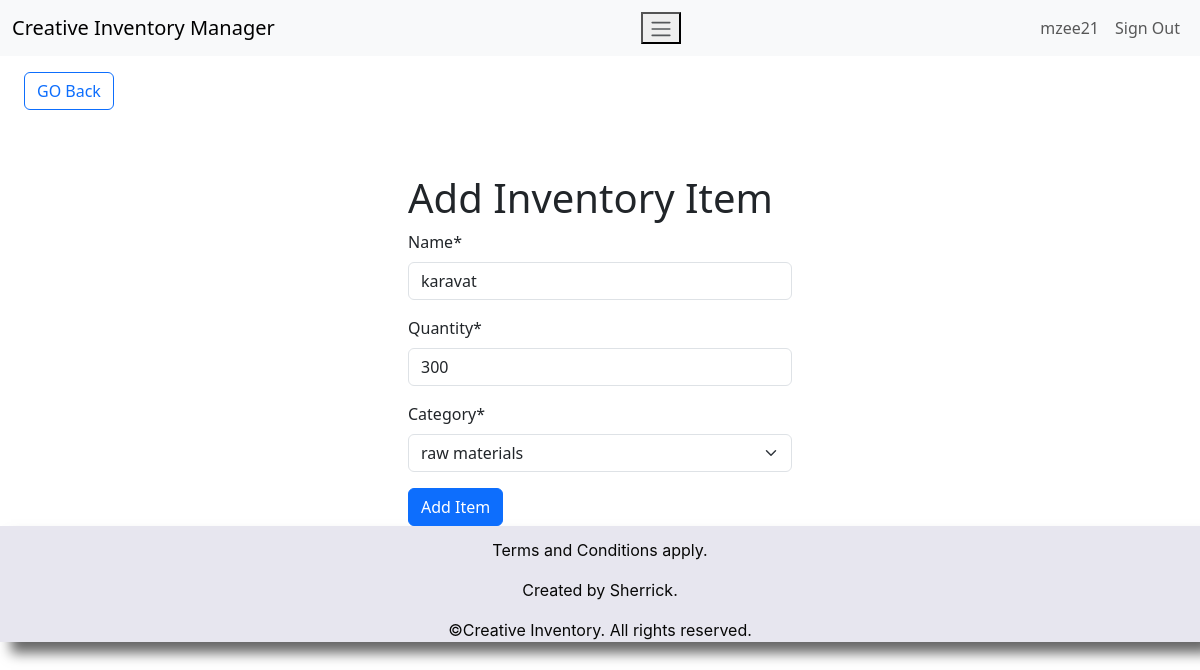
The page /edit-item/4 (signed in) on the database its author committed.
### inventory/models.py (models this page shows, shortened)
class InventoryItem(models.Model):
    name = models.CharField(max_length=200)
    quantity = models.IntegerField()
    category = models.ForeignKey('Category', on_delete=models.SET_NULL, blank=True, null=True)
    date_created = models.DateTimeField(auto_now_add=True)
    user = models.ForeignKey(User, on_delete=models.CASCADE)

class Category(models.Model):
    name = models.CharField(max_length=200)
    class Meta:
        verbose_name_plural = 'categories'
    def __str__(self):
        return self.name

### inventory/views.py (the view)
# urls.py: path('edit-item/<int:pk>', EditItem.as_view(), name='edit-item'),
class EditItem(LoginRequiredMixin, UpdateView):
     model = InventoryItem
     form_class = InventoryItemForm
     template_name = 'inventory/item_form.html'
     success_url = reverse_lazy('dashboard')

### inventory/forms.py
class InventoryItemForm(forms.ModelForm):
    category = forms.ModelChoiceField(queryset=Category.objects.all(), initial= 0)
    class Meta:
        model = InventoryItem
        fields= 'name','quantity','category'

### inventory/templates/inventory/item_form.html (shortened to what this page needs)
{% extends 'inventory/base.html' %}
{% load crispy_forms_tags %}
{% block content %}
    <a href="{% url 'dashboard' %}" class="btn btn-outline-primary my-3 mx-4">GO Back</a>
    <div class="row">
        <div class="col-11 col-md-4 mx-auto mt-5">
            <h1>Add Inventory Item</h1>
            <form method="POST">
                {{ form|crispy }}
                <div class="mt-3">
                    <button type="submit" class="btn btn-primary">Add Item</button>
                </div>
            </form>
        </div>
    </div>
{% endblock content %}

### inventory/templates/inventory/navigation.html
<nav class="navbar navbar-expand-lg bg-light">
    <div class="container-fluid">
        <a class="navbar-brand" href="{% url 'index' %}">Creative Inventory Manager</a>
        <button class="navbar-toggle" type="button"data-bs-toggle="collapse"data-bs-target="#navbarNav"aria-controls="#navbarNav"aria-expanded="false"aria-label="Toggle navigation">
            <span class="navbar-toggler-icon"></span>
        </button>
        <div class="collapsenavbar-collapse justify-content-end" id="navbarNav">
            <ul class="navbar-nav">
                {% if user.is_authenticated %}
                <li class="nav-item">
                    <a class="nav-link" href="#">{{ user.username }}</a>
                <li class="nav-item">
                    <a class="nav-link" href="{% url 'logout' %}">Sign Out</a>
                </li>
                {% else %}
                <li class="nav-item">
                    <a class="nav-link" href="{% url 'login' %}">Sign In</a>
                <li class="nav-item">
                    <a class="nav-link" href="{% url 'signup' %}">Sign Up</a>
                </li>
                {% endif%}
            </ul>
        </div>
        </div>
</nav>

### rows shown on the page
InventoryItem: name "karavat", quantity "300", category "raw materials"

### other values the page prints
{{ user.username }} "mzee21"
